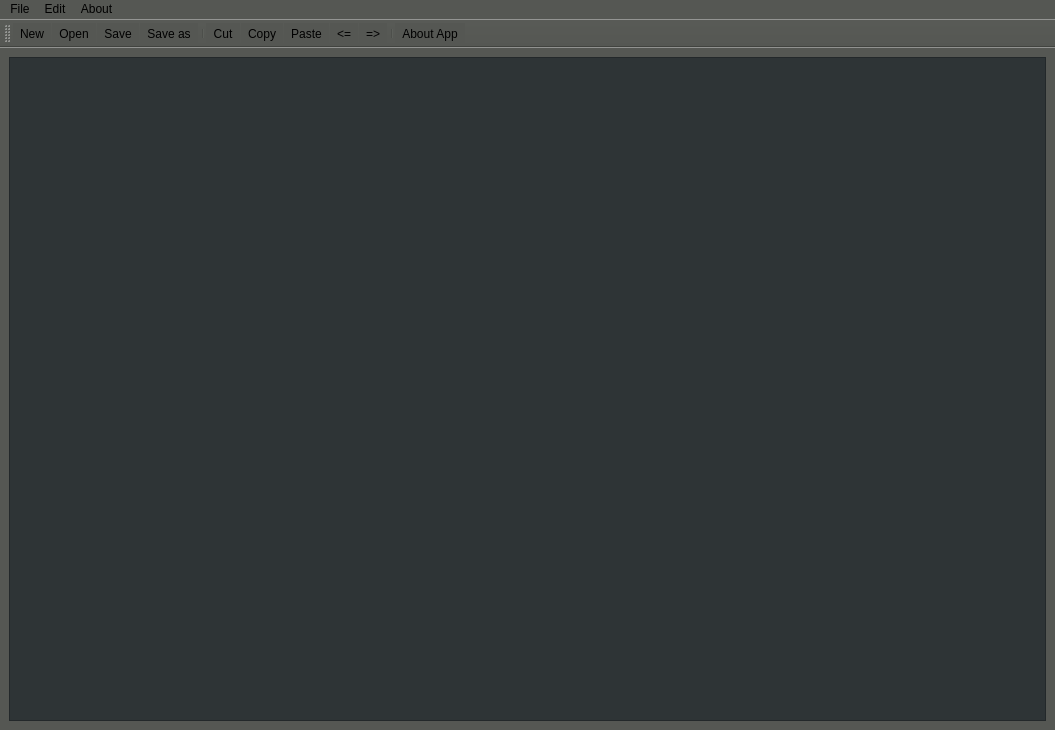
<?xml version="1.0" encoding="UTF-8"?>
<ui version="4.0">
 <class>MainWindow</class>
 <widget class="QMainWindow" name="MainWindow">
  <property name="geometry">
   <rect>
    <x>0</x>
    <y>0</y>
    <width>1055</width>
    <height>730</height>
   </rect>
  </property>
  <property name="windowTitle">
   <string>MainWindow</string>
  </property>
  <property name="styleSheet">
   <string notr="true">background-color: rgb(85, 87, 83);</string>
  </property>
  <widget class="QWidget" name="centralwidget">
   <layout class="QVBoxLayout" name="verticalLayout">
    <item>
     <widget class="QTextEdit" name="textEdit">
      <property name="styleSheet">
       <string notr="true">background-color: rgb(46, 52, 54);
color: rgb(255, 255, 255);</string>
      </property>
     </widget>
    </item>
   </layout>
  </widget>
  <widget class="QMenuBar" name="menubar">
   <property name="geometry">
    <rect>
     <x>0</x>
     <y>0</y>
     <width>1055</width>
     <height>29</height>
    </rect>
   </property>
   <widget class="QMenu" name="menuFile">
    <property name="title">
     <string>File</string>
    </property>
    <addaction name="actionNew"/>
    <addaction name="actionOpen"/>
    <addaction name="separator"/>
    <addaction name="actionSave_2"/>
    <addaction name="actionSave_as"/>
   </widget>
   <widget class="QMenu" name="menuEdit">
    <property name="title">
     <string>Edit</string>
    </property>
    <addaction name="actionCut"/>
    <addaction name="actionCopy"/>
    <addaction name="actionPaste"/>
    <addaction name="separator"/>
    <addaction name="action_6"/>
    <addaction name="action_7"/>
   </widget>
   <widget class="QMenu" name="menuAbout">
    <property name="title">
     <string>About</string>
    </property>
    <addaction name="actionAbout_App"/>
   </widget>
   <addaction name="menuFile"/>
   <addaction name="menuEdit"/>
   <addaction name="menuAbout"/>
  </widget>
  <widget class="QToolBar" name="toolBar">
   <property name="windowTitle">
    <string>toolBar</string>
   </property>
   <attribute name="toolBarArea">
    <enum>TopToolBarArea</enum>
   </attribute>
   <attribute name="toolBarBreak">
    <bool>false</bool>
   </attribute>
   <addaction name="actionNew"/>
   <addaction name="actionOpen"/>
   <addaction name="actionSave_2"/>
   <addaction name="actionSave_as"/>
   <addaction name="separator"/>
   <addaction name="actionCut"/>
   <addaction name="actionCopy"/>
   <addaction name="actionPaste"/>
   <addaction name="action_7"/>
   <addaction name="action_6"/>
   <addaction name="separator"/>
   <addaction name="actionAbout_App"/>
  </widget>
  <action name="actionNew">
   <property name="icon">
    <iconset resource="Resource.qrc">
     <normaloff>:/Rec/plus.png</normaloff>:/Rec/plus.png</iconset>
   </property>
   <property name="text">
    <string>New</string>
   </property>
  </action>
  <action name="actionOpen">
   <property name="icon">
    <iconset resource="Resource.qrc">
     <normaloff>:/Rec/sheet.png</normaloff>:/Rec/sheet.png</iconset>
   </property>
   <property name="text">
    <string>Open</string>
   </property>
  </action>
  <action name="actionSave_2">
   <property name="icon">
    <iconset resource="Resource.qrc">
     <normaloff>:/Rec/download.png</normaloff>:/Rec/download.png</iconset>
   </property>
   <property name="text">
    <string>Save</string>
   </property>
  </action>
  <action name="actionSave_as">
   <property name="icon">
    <iconset resource="Resource.qrc">
     <normaloff>:/Rec/download.png</normaloff>:/Rec/download.png</iconset>
   </property>
   <property name="text">
    <string>Save as</string>
   </property>
  </action>
  <action name="actionCut">
   <property name="icon">
    <iconset resource="Resource.qrc">
     <normaloff>:/Rec/scissors.png</normaloff>:/Rec/scissors.png</iconset>
   </property>
   <property name="text">
    <string>Cut</string>
   </property>
  </action>
  <action name="actionCopy">
   <property name="icon">
    <iconset resource="Resource.qrc">
     <normaloff>:/Rec/pause.png</normaloff>:/Rec/pause.png</iconset>
   </property>
   <property name="text">
    <string>Copy</string>
   </property>
  </action>
  <action name="actionPaste">
   <property name="icon">
    <iconset resource="Resource.qrc">
     <normaloff>:/Rec/roller.png</normaloff>:/Rec/roller.png</iconset>
   </property>
   <property name="text">
    <string>Paste</string>
   </property>
  </action>
  <action name="action_6">
   <property name="icon">
    <iconset resource="Resource.qrc">
     <normaloff>:/Rec/next .png</normaloff>:/Rec/next .png</iconset>
   </property>
   <property name="text">
    <string>=&gt;</string>
   </property>
  </action>
  <action name="action_7">
   <property name="icon">
    <iconset resource="Resource.qrc">
     <normaloff>:/Rec/return.png</normaloff>:/Rec/return.png</iconset>
   </property>
   <property name="text">
    <string>&lt;=</string>
   </property>
  </action>
  <action name="actionAbout_App">
   <property name="icon">
    <iconset resource="Resource.qrc">
     <normaloff>:/Rec/info.png</normaloff>:/Rec/info.png</iconset>
   </property>
   <property name="text">
    <string>About App</string>
   </property>
  </action>
 </widget>
 <resources>
  <include location="Resource.qrc"/>
 </resources>
 <connections/>
</ui>
